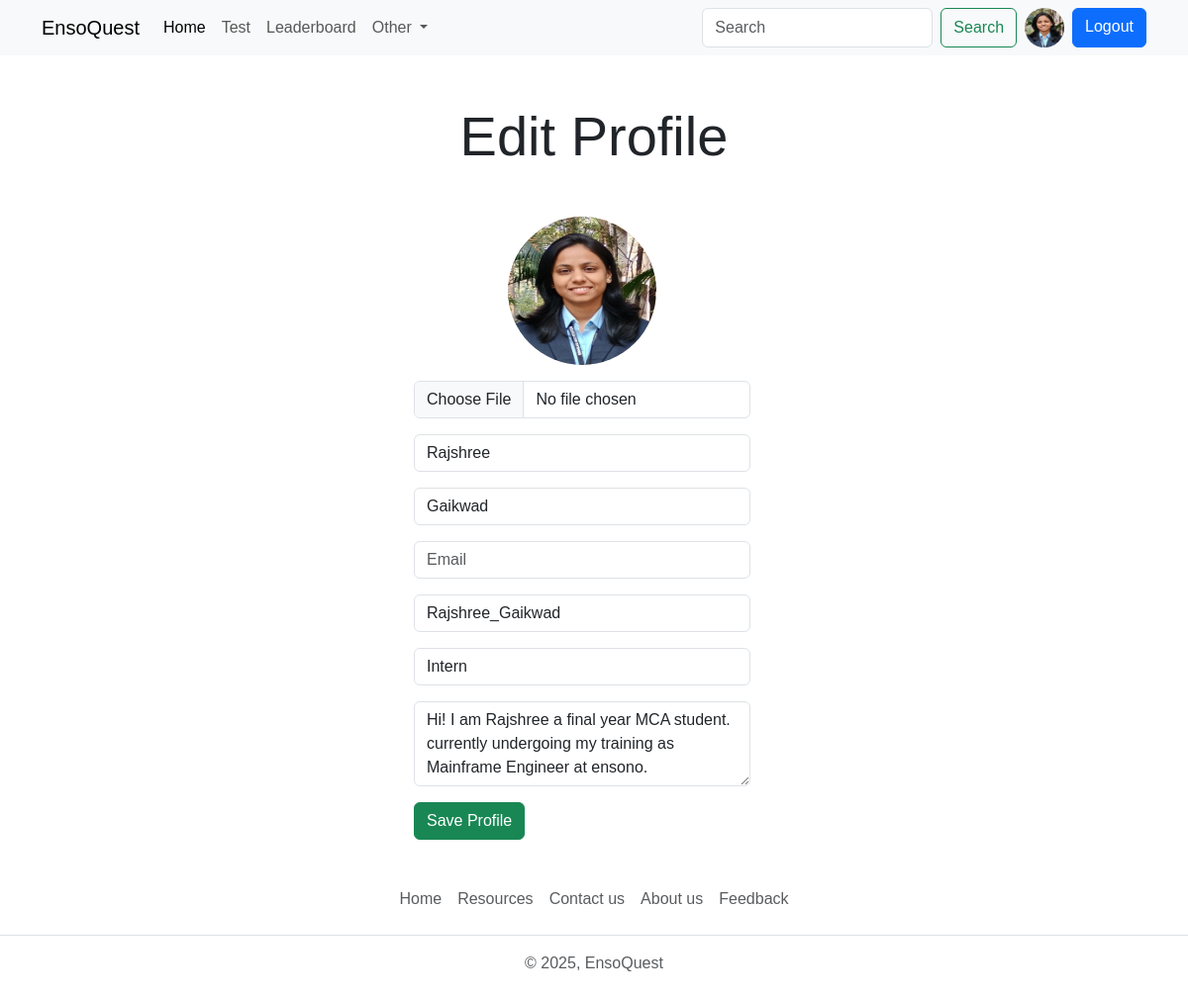
/user/settings (signed in), run on an earlier commit of the app's database.
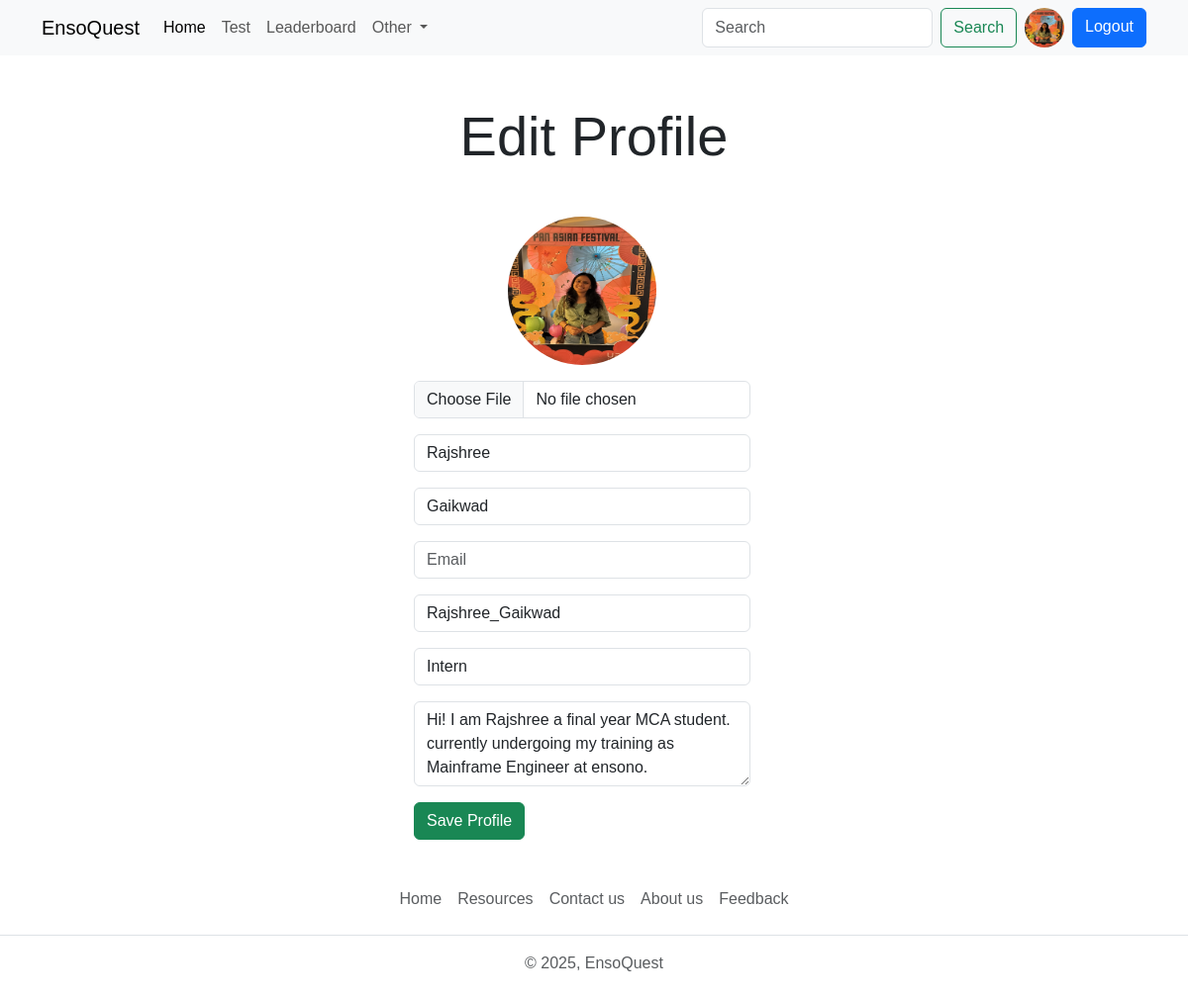
And on a later commit of the database.
### account/models.py (models this page shows, shortened)
class Profile(models.Model):
    user = models.OneToOneField(User,on_delete=models.CASCADE, null=True,verbose_name='User Object')
    position = models.CharField(max_length=100,blank=True,null=True)
    bio = models.TextField(blank=True,null=True)
    profile_img = models.ImageField(upload_to='profile_image', default='user.png',blank=True,null=True,verbose_name= 'Profile Pic')

### account/views.py (the view, shortened to what this page needs)
# urls.py: path('settings', views.editProfile, name='edit_profile'),
@login_required(login_url='login')
def editProfile(request):
    user_object = User.objects.get(username=request.user)
    user_profile = Profile.objects.get(user=user_object)
    context ={"user_profile":user_profile}
    return render(request, "profile-edit.html",context)

### Templates/profile-edit.html (shortened to what this page needs)
{% extends 'index.html' %}
{% block content %}
   <h1 class="display-4 text-center my-5">Edit Profile</h1>
   <div class="container">
     <div class="row row-cols-sm-1 row-cols-lg-3 container">
       <div class="col-12">
       </div>
       <div class="col-12">
         <form action="" method="POST" enctype="multipart/form-data">
             <div class="mb-3 d-flex justify-content-center">
                 <img src="{{user_profile.profile_img.url}}" alt="profile-pic" width="150" height="150" class="rounded-circle">
             </div>
           <div class="mb-3">
             <input type="file" name="profile_img" class="form-control" id="exampleInputImage">
           </div>
           <div class="mb-3">
             <input type="text" name="firstname" value="{{user_profile.user.first_name}}" class="form-control" id="exampleInputFirstName" placeholder="First Name" required>
           </div>
           <div class="mb-3">
             <input type="text" name="lastname" value="{{user_profile.user.last_name}}" class="form-control" id="exampleInputLastName" placeholder="Last Name" required>
           </div>
           <div class="mb-3">
             <input type="email" name="email" value="{{user_profile.user.email}}" class="form-control" id="exampleInputEmail2" aria-describedby="emailHelp"
               placeholder="Email" required>
           </div>
           <div class="mb-3">
             <input type="text" name="username" value="{{user_profile.user.username}}" class="form-control" id="exampleInputUsername1" aria-describedby="emailHelp"
               placeholder="Username" required>
           </div>
           <div class="mb-3">
             <input type="text" name="position" value="{{user_profile.position}}" class="form-control" id="exampleInputPosition" placeholder="Position" required>
           </div>
           <div class="mb-3">
             <textarea class="form-control" name="bio" id="exampleFormControlTextarea1" rows="3" placeholder="Your Bio" required>{{user_profile.bio}}</textarea>
           </div>
           <button type="submit" class="btn btn-success">Save Profile</button>
         </form>
       </div>
       <div class="col-12">
       </div>
     </div>
   </div>
 {% endblock content %}

### Templates/components/navbar.html (shortened to what this page needs)
  <nav class="navbar navbar-expand-lg bg-body-tertiary d-none d-lg-block">
    <div class="container">
      <a class="navbar-brand" href="{% url 'home' %}">EnsoQuest</a>
      <div class="collapse navbar-collapse" id="navbarSupportedContent">
        <ul class="navbar-nav me-auto mb-2 mb-lg-0">
          <li class="nav-item">
            <a class="nav-link active" aria-current="page" href="{% url 'home' %}">Home</a>
          </li>
          <li class="nav-item">
            <a class="nav-link" href="{% url 'all_quiz' %}">Test</a>
          </li>
          <li class="nav-item">
            <a class="nav-link" href="./Leaderboard.html">Leaderboard</a>
          </li>
          <li class="nav-item dropdown">
            <a class="nav-link dropdown-toggle" href="#" role="button" data-bs-toggle="dropdown" aria-expanded="false">
              Other
            </a>
          </li>
        </ul>
        <form class="d-flex" role="search">
          <input class="form-control me-2" type="search" placeholder="Search" aria-label="Search">
          <button class="btn btn-outline-success" type="submit">Search</button>
          {% if request.user.is_authenticated %}
          <a href="{% url 'profile' request.user.username %}" data-bs-toggle="tooltip" data-bs-placement="bottom" data-bs-title="@{{request.user.username}}" class="mx-2">
            <img src="{{user_profile.profile_img.url}}" class="rounded-circle" width="40" height="40" alt="profile_img">
          </a>
          <a href="{% url 'logout' %}" class="btn btn-primary">Logout</a>
          {% else %}
          <a href="{% url 'login' %}" class="btn btn-primary ms-2">Login</a>
          {% endif %}
        </form>
      </div>
    </div>
  </nav>

What changed in the data, as far as the page shows it:
changed Profile "Intern": profile_img: a different picture
